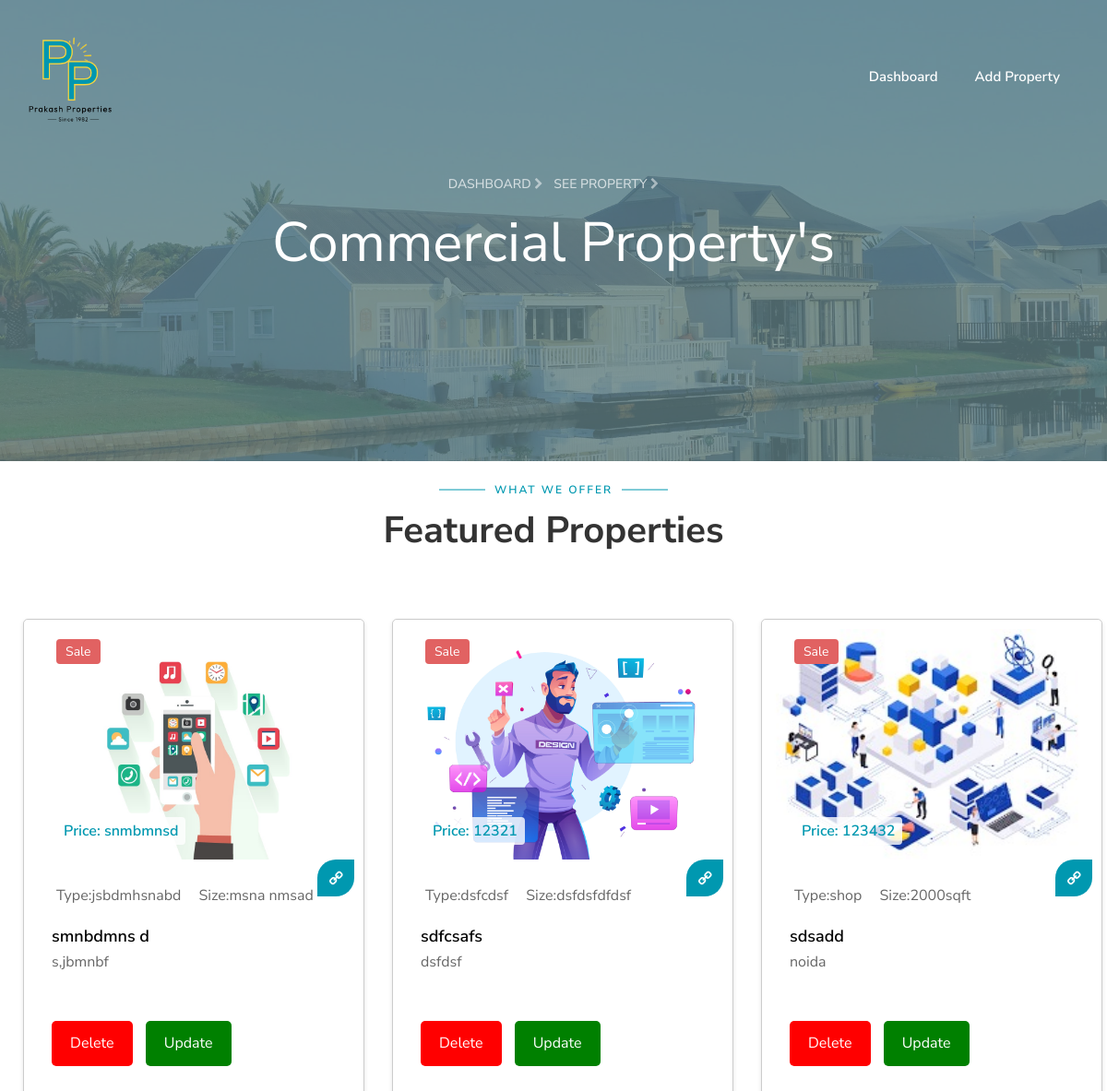
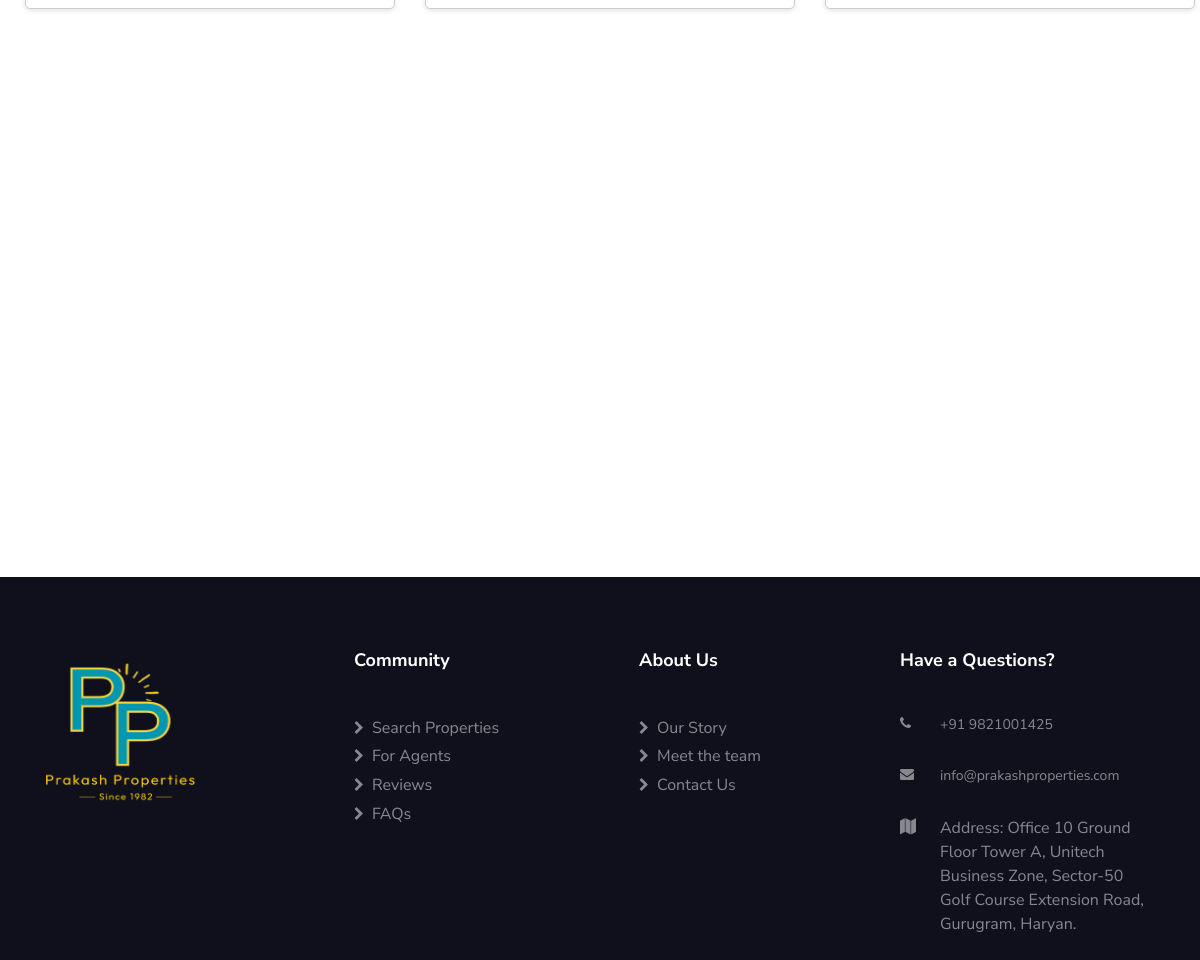
Page /admin/edit2.php on the committed database (2 pictures, top to bottom).
### tables this page shows
CREATE TABLE `pictures` (
  `ImagesID` int(11) NOT NULL,
  `ImageName1` varchar(255) NOT NULL,
  `ImageName2` varchar(250) NOT NULL,
  `ImageName3` varchar(250) NOT NULL,
  `ImageName4` varchar(250) NOT NULL,
  `Status` varchar(255) NOT NULL,
  `Price` varchar(255) NOT NULL,
  `propertytype` text NOT NULL,
  `propertysize` varchar(200) NOT NULL,
  `Enterprise` varchar(255) NOT NULL,
  `Location` varchar(255) NOT NULL,
  `Description` varchar(222) NOT NULL,
  `Contact` varchar(255) NOT NULL,
  `video` varchar(250) NOT NULL,
  `selectprice` varchar(250) NOT NULL
);

### admin/edit2.php (the view, shortened to what this page needs)
<?php
$db = mysqli_connect("localhost", "u409085386_dash", "D@sh1234", "u409085386_dash");
$propertyList = mysqli_query($db, "SELECT * FROM pictures");
?>
<!DOCTYPE html>
<html lang="en">
<head>
  <link rel="stylesheet" href="https://cdnjs.cloudflare.com/ajax/libs/font-awesome/4.7.0/css/font-awesome.min.css">
  <link rel="stylesheet" href="../css/animate.css">
  <link rel="stylesheet" href="../css/owl.carousel.min.css">
  <link rel="stylesheet" href="../css/owl.theme.default.min.css">
  <link rel="stylesheet" href="../css/magnific-popup.css">
  <link rel="stylesheet" href="../css/flaticon.css">
  <link rel="stylesheet" href="../css/style.css">
</head>
<body>
  <nav class="navbar navbar-expand-lg navbar-dark ftco_navbar bg-dark ftco-navbar-light" id="ftco-navbar">
    <div class="container">
      <a class="navbar-brand" href="index.php">
        <img src="../Group 2351.png" alt="PropertyDash Logo" style="width: 90px; height: 100px;">
      </a>
      <div class="collapse navbar-collapse" id="ftco-nav">
        <ul class="navbar-nav ml-auto">
          <li class="nav-item"><a href="admin.php" class="nav-link">Dashboard</a></li>
          <li class="nav-item "><a href="add_commerical.php" class="nav-link">Add Property</a></li>
        </ul>
      </div>
    </div>
  </nav>
  <section class="hero-wrap hero-wrap-2" style="background-image: url('../images/bg_1.jpg');" data-stellar-background-ratio="0.5">
    <div class="overlay"></div>
    <div class="container">
      <div class="row no-gutters slider-text js-fullheight align-items-center justify-content-center">
        <div class="col-md-9 ftco-animate pb-0 text-center">
          <p class="breadcrumbs"><span class="mr-2"><a href="admin.php">Dashboard <i class="fa fa-chevron-right"></i></a></span> <span>See Property <i class="fa fa-chevron-right"></i></span></p>
          <h1 class="mb-3 bread"> Commercial Property's</h1>
        </div>
      </div>
    </div>
  </section>
  <section class="ftco-section">
    <div class="container">
      <div class="row justify-content-center">
        <div class="col-md-12 heading-section text-center ftco-animate mb-5">
          <span class="subheading">What we offer</span>
          <h2 class="mb-2">Featured Properties</h2>
        </div>
      </div>
      <div class="row ftco-animate">
      <?php $count = 0; ?>
        <?php while ($property = mysqli_fetch_assoc($propertyList)) { ?>
          <div class="col-md-4">
            <div class="item">
              <div class="property-wrap ftco-animate">
                <a href="#" class="img" style="background-image: url('../uploaded_photos/<?php echo $property['ImageName1']; ?>');"
>
                  <div class="rent-sale">
                    <span class="sale">Sale</span>
                  </div>
                  <p class="price"><span class="orig-price">Price: <?php echo $property['Price']; ?></span></p>
                </a>
                <div class="text">
                  <ul class="property_list">
                    <li><span class="flaticon-bed"></span> Type:<?php echo $property['propertytype']; ?></li>
                    <li><span class="flaticon-bathtub"></span>Size:<?php echo $property['propertysize']; ?></li>
                  </ul>
                  <h3><a href="#"><?php echo $property['Enterprise']; ?></a></h3>
                  <span class="location"><?php echo $property['Location']; ?></span>
                  <a href="#" class="d-flex align-items-center justify-content-center btn-custom">
                    <span class="fa fa-link"></span>
                  </a>
                </div>
                <div class="text">
                  <a href="?delete_property=<?php echo $property['ImagesID']; ?>" class="delete-button" onclick="return confirm('Are you sure you want to delete this property?');">Delete</a>
                  <a href="updatecommercial.php?property_id=<?php echo $property['ImagesID']; ?>" class="update-button">Update</a>
                </div>
              </div>
            </div>
          </div>
          <?php $count++; ?>
          <?php if ($count % 3 === 0) echo '</div><div class="row ftco-animate">'; ?>
        <?php } ?>
      </div>
    </div>
  </section>
  <footer class="ftco-footer ftco-section">
    <div class="container">
      <div class="row">
        <div class="col-md">
          <div class="ftco-footer-widget mb-4">
            <a class="navbar-brand" href="index.php">
                 <img src="../newlogo (2).png" alt="PropertyDash Logo" style="width: 150px; height: 150px;">
            </a>
            <ul class="ftco-footer-social list-unstyled mt-5">
            </ul>
          </div>
        </div>
        <div class="col-md">
          <div class="ftco-footer-widget mb-4 ml-md-4">
            <h2 class="ftco-heading-2">Community</h2>
            <ul class="list-unstyled">
              <li><a href="../index.php"><span class="fa fa-chevron-right mr-2"></span>Search Properties</a></li>
              <li><a href="../view/agent.php"><span class="fa fa-chevron-right mr-2"></span>For Agents</a></li>
              <li><a href="../view/about.php"><span class="fa fa-chevron-right mr-2"></span>Reviews</a></li>
              <li><a href="../view/contact.php"><span class="fa fa-chevron-right mr-2"></span>FAQs</a></li>
            </ul>
          </div>
        </div>
        <div class="col-md">
          <div class="ftco-footer-widget mb-4 ml-md-4">
            <h2 class="ftco-heading-2">About Us</h2>
            <ul class="list-unstyled">
              <li><a href="../view/about.php"><span class="fa fa-chevron-right mr-2"></span>Our Story</a></li>
              <li><a href="../view/agent.php"><span class="fa fa-chevron-right mr-2"></span>Meet the team</a></li>
              <li><a href="../view/contact.php"><span class="fa fa-chevron-right mr-2"></span>Contact Us</a></li>
            </ul>
          </div>
        </div>
        <div class="col-md">
          <div class="ftco-footer-widget mb-4">
            <h2 class="ftco-heading-2">Have a Questions?</h2>
            <div class="block-23 mb-3">
              <ul>
                <li><a href="#"><span class="icon fa fa-phone"></span><span class="text">+91 9821001425</span></a></li>
                <li><a href="#"><span class="icon fa fa-envelope pr-4"></span><span class="text">info@prakashproperties.com</span></a></li>
                <li><span class="icon fa fa-map"></span><span class="text">Address: Office 10 Ground Floor Tower A, Unitech Business Zone, Sector-50 Golf Course Extension Road, Gurugram, Haryan.</span></li>
              </ul>
            </div>
          </div>
        </div>
      </div>
  </footer>
</body>
</html>

### admin/edit2.php (style rules this page uses)
.property-wrap { border: 1px solid #ccc; border-radius: 5px; margin: 10px; padding: 10px; width: 100%; max-width: 400px; background-color: #fff; box-shadow: 0 2px 5px rgba(0, 0, 0, 0.1); }
.row.ftco-animate { display: flex; justify-content: center; align-items: center; }
.delete-button, .update-button { display: inline-block; padding: 10px 20px; background-color: #FF0000; color: #FFFFFF; text-decoration: none; margin-right: 10px; border-radius: 5px; }
.update-button { background-color: #008000; }

### rows in the picture
pictures: ImageName1 (picture), Price "snmbmnsd", propertytype "jsbdmhsnabd", propertysize "msna nmsad", Enterprise "smnbdmns d", Location "s,jbmnbf"
pictures: ImageName1 (picture), Price "12321", propertytype "dsfcdsf", propertysize "dsfdsfdfdsf", Enterprise "sdfcsafs", Location "dsfdsf"
pictures: ImageName1 (picture), Price "123432", propertytype "shop", propertysize "2000sqft", Enterprise "sdsadd", Location "noida"
